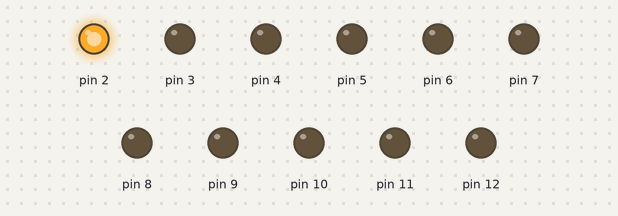
A sketch run on a simulated Arduino Uno, built with avr-gcc and run on an emulated ATmega328P. Parts: output pins drawn as LEDs (lit = HIGH).

Above: at 0.02 s.
At 0.32 s:
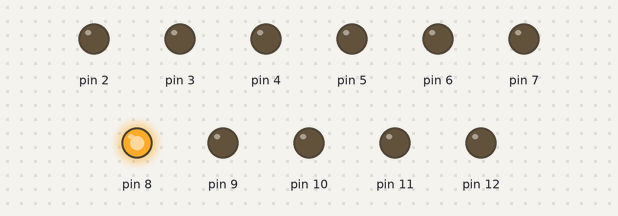
At 0.67 s:
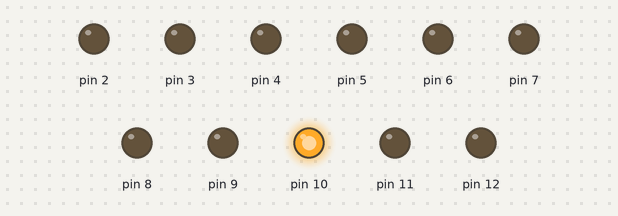
At 1.37 s:
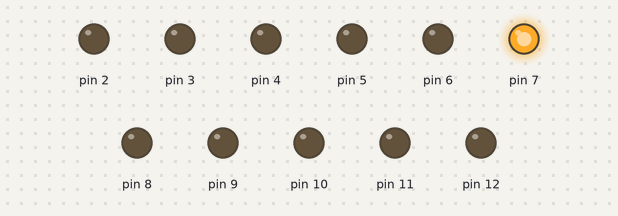
At 2.07 s:
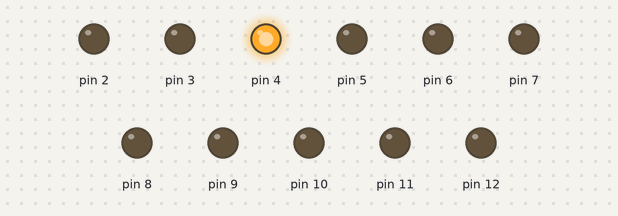
At 2.75 s:
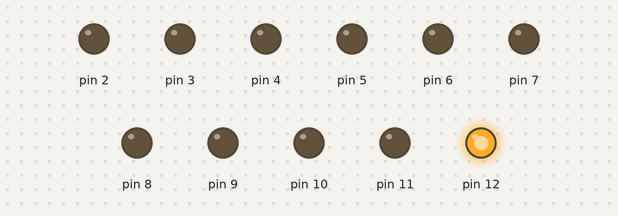
Timing chart, 0 to 3.0 s (numbered marks = the images above):
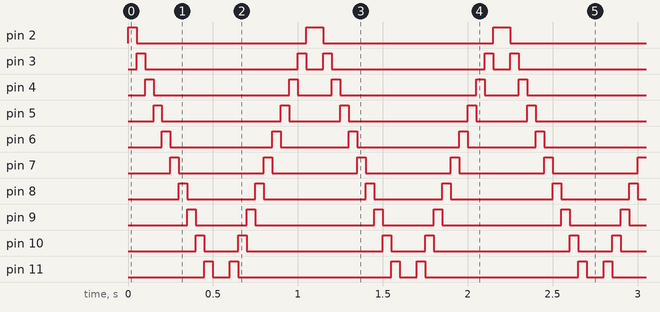

Measured:
- by itself, pin 2, pin 12: alternates HIGH for 0.10 s and LOW for 1.0 s
- by itself, pin 3: repeats every 1.1 s: LOW 0.90 s, HIGH 0.05 s, LOW 0.10 s, HIGH 0.05 s
- by itself, pin 4: repeats every 1.1 s: LOW 0.80 s, HIGH 0.05 s, LOW 0.20 s, HIGH 0.05 s
- by itself, pin 5: repeats every 1.1 s: LOW 0.70 s, HIGH 0.05 s, LOW 0.30 s, HIGH 0.05 s
- by itself, pin 6: repeats every 1.1 s: LOW 0.60 s, HIGH 0.05 s, LOW 0.40 s, HIGH 0.05 s
- by itself, pin 7: alternates HIGH for 0.05 s and LOW for 0.50 s
- by itself, pin 8: repeats every 1.1 s: LOW 0.40 s, HIGH 0.05 s, LOW 0.60 s, HIGH 0.05 s
- by itself, pin 9: repeats every 1.1 s: LOW 0.30 s, HIGH 0.05 s, LOW 0.70 s, HIGH 0.05 s

The sketch:

auto_fantastico.ino
```cpp
int tiempo = 50;
int pin;

void setup()
{
  for( pin = 2; pin <= 12; pin++)
  {

    pinMode(pin,OUTPUT);

  }
}

void loop()
{
 for( pin = 2; pin <= 12; pin++)
  {

    pinMode(pin,OUTPUT);
    digitalWrite(pin,HIGH);
    delay(tiempo);
    digitalWrite(pin,LOW);
  }

  for( pin = 12; pin >= 2; pin--)
  {

    pinMode(pin,OUTPUT);
    digitalWrite(pin,HIGH);
    delay(tiempo);
    digitalWrite(pin,LOW);
  }

}
```
